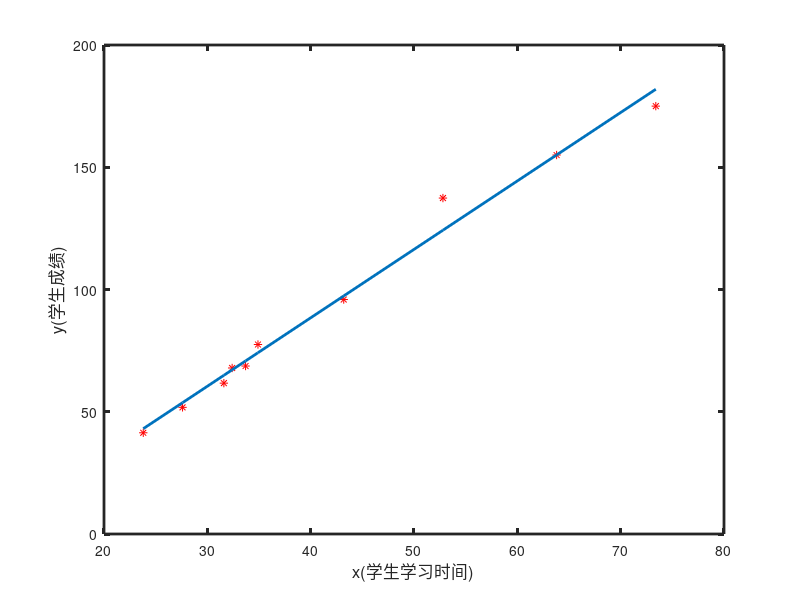

The MATLAB script that drew this image: (Note: this script raises an error after producing the figure.)
x=[23.80,27.60,31.60,32.40,33.70,34.90,43.20,52.80,63.80,73.40];
y=[41.4,51.8,61.70,67.90,68.70,77.50,95.90,137.40,155.0,175.0];
figure
plot(x,y,'r*') %作散点图(制定横纵坐标)
xlabel('x(学生学习时间)','fontsize',12)
ylabel('y(学生成绩)','fontsize',12)
set(gca,'linewidth',2)
%采用最小二乘拟合
Lxx=sum((x-mean(x)).^2);
Lxy=sum((x-mean(x)).*(y-mean(y)));
b1=Lxy/Lxx;
b0=mean(y)-b1*mean(x);
y1=b1*x+b0; %线性方程用于预测和拟合
hold on
plot(x,y1,'linewidth',2);
m2=LinearModel.fit(x,y); %函数进行线性回归


